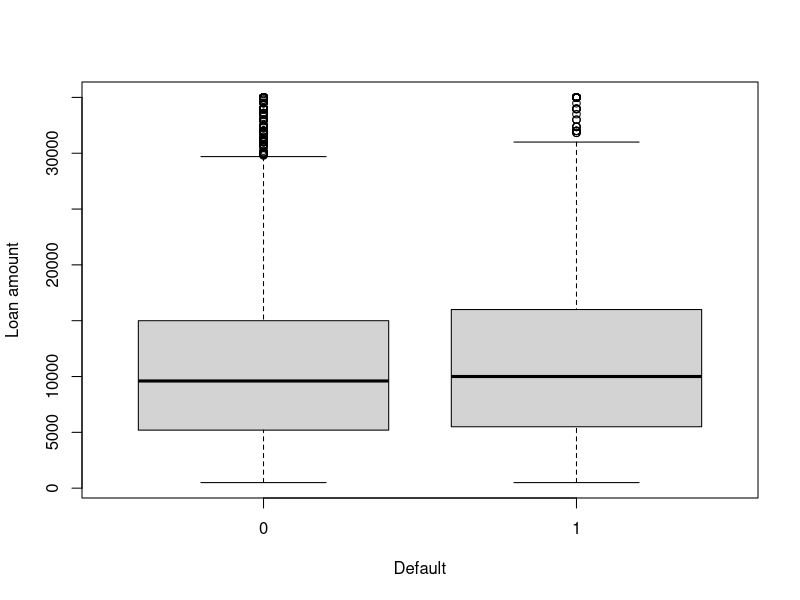
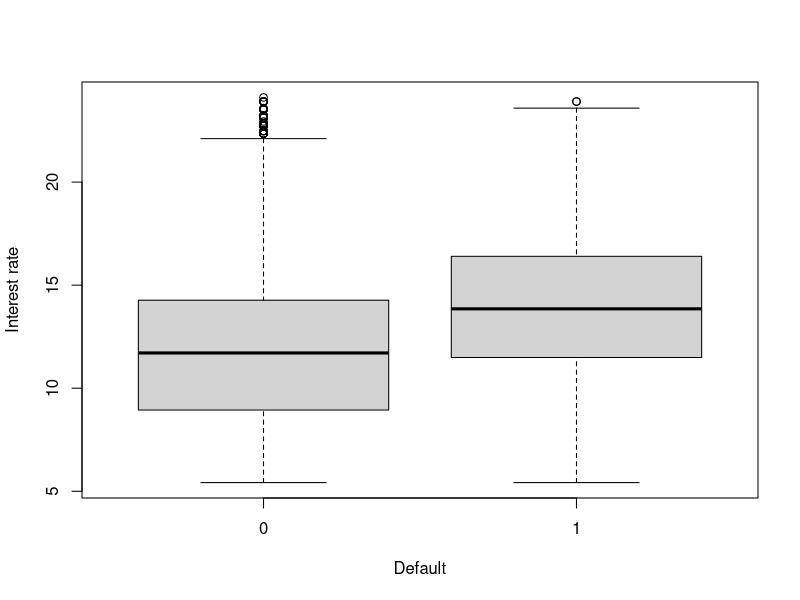

Generate these figures, in order, with R: (Note: this script raises an error after producing the figures.)
data <- read.csv("all_loan_data.csv",header=TRUE)
dim(data)

y <- data$repay_fail
# 15% default

# Review covariates
# Can any be removed now?  Why?  e.g.: Consider "last_pymnt_amnt"

# Exploratory data analysis
boxplot(data$loan_amnt~y,ylab="Loan amount",xlab="Default")
boxplot(data$int_rate~y,ylab="Interest rate",xlab="Default")
# Really large interest rate...probably doesn't make sense!
ind <- which(data$int_rate > 80)
data <- data[-ind,]

y <- data$repay_fail

boxplot(data$funded_amnt~y,ylab="Funded amount",xlab="Default")

# Seems like personal loans
hist(data$loan_amnt,xlab="Loan amount")

# Look at linear assumption for logistic regression
x <- data$loan_amnt
g <- cut(x, breaks=quantile(x,seq(0,100,10)/100))
ym <- tapply(y, g, mean)
xm <- tapply(x, g, mean)

plot(xm,ym)
ymp <- log(ym/(1-ym))
plot(xm,ymp)

# Interest rate
x <- data$int_rate
g <- cut(x, breaks=quantile(x,seq(0,100,10)/100))
ym <- tapply(y, g, mean)
xm <- tapply(x, g, mean)

plot(xm,ym)
ymp <- log(ym/(1-ym))
plot(xm,ymp)

#installment
x <- data$installment
g <- cut(x, breaks=quantile(x,seq(0,100,10)/100))
ym <- tapply(y, g, mean)
xm <- tapply(x, g, mean)

plot(xm,ym)
ymp <- log(ym/(1-ym))
plot(xm,ymp)

#annual income
ind <- which(is.na(data$annual_inc)==1)
x <- data$annual_inc[-ind]
g <- cut(x, breaks=quantile(x,seq(0,100,20)/100))
ym <- tapply(y[-ind], g, mean)
xm <- tapply(x, g, mean)

plot(xm,ym)
ymp <- log(ym/(1-ym))
plot(xm,ymp)

# tables
q <- colSums(table(y,data$term))
q <- rbind(q,q)
table(y,data$term)/q
q <- colSums(table(y,data$home_ownership))
q <- rbind(q,q)
table(y,data$home_ownership)/q
q <- colSums(table(y,data$emp_length))
q <- rbind(q,q)
table(y,data$emp_length)/q
# NAs
sum(is.na(data$term))/length(y)
# Large number of NAs (probably could be removed)
sum(is.na(data$mths_since_last_delinq))/length(y) 
sum(data$emp_length=="n/a")/length(y)  #### NA denoted as "n/a"

# Use the above exploratory analysis to give you an idea about what the data are telling you are important for predicting
# default.  Also, search literature 

# Explore relationships between covariates
# Remove one of two which have very high or very low correlation (e.g: abs(cor)> 0.85)
ind <- c(4,5,6,8,9,12,19,20,22,23,24,25,26,28,29,30,31,32,34)
cmat <- cor(data[,ind],use="pairwise.complete.obs")
which(abs(cmat)>0.85,arr.ind = TRUE)

# Which ones should we remove?  

##########################################################################
#### Hints ###############################################################
##########################################################################
# Setting up your analysis:
##########################################################################
# Training data is used for deriving your final model 
# Training data is where you should apply validation
# Validation data is used only to confirm performance of
#     your final model on 'new' data
# So only consider the validation data right at the end of your analysis
##########################################################################
# Exploratory data analysis:
##########################################################################
# Initially consider which variables might be important.  Remove variables
#     that don't make sense for predicting default of new (potential) customers
# Explore relationships between covariates.  Remove covariates that are
#     very similar.  For example, you don't need both covariates which
#     share abs(correlation) > 0.85.  Pick one which is most suitable.
# Explore relationships between repayment failure and covariates (example code
#     above) to get a feel for data and what might be significant.  Also
#     is the relationship appropriate.  For example, for continuous
#     variables, are they roughly linear with log(p/(1-p))?  If not,
#     then what could you do?
# How to deal with missing data?  What are reasonable approaches?
##########################################################################
# Model selection:
##########################################################################
# Model selection procedures discussed in lectures are useful but also
#     consider Gini
# Which variables make sense?
##########################################################################
# Model validation
##########################################################################
# Cross-validation performance (assessing predicted versus observed data) 
# seems hugely important.  Suggest this  must be considered (on training data for
# testing models that may not be your final model)
# Also need cross-validation of final model on validation data
# Also need to compare your final model against benchmark.  Benchmark
#     performance is given as ROC curves, see Week 6 lecture on binomial regression
# for information on ROC curves
# Clearly discussed/demonstrate how well you think your model will perform into the future
# for predicting defaults
##########################################################################
# Address specific questions in the assignment
##########################################################################
##########################################################################
# Conclusion/discussion/future endeavours 
##########################################################################
# Lastly, take advantage of workshop/consultation time....
# You can ask questions directly applicable to your project including:
#    - Does this variable make sense or not for predicting repayment failure?
#    - How would I choose between these two models based on AIC, Gini, etc?


